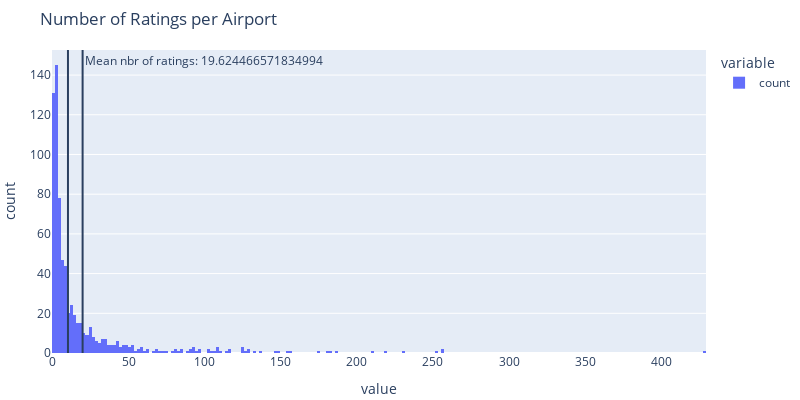

Notebook cell for this chart:
### Markdown cell above
Many airports have very few ratings. what's the distribution?

### Code cell
fig = px.histogram(airport_avg_ranking['count'].reset_index()['count'], nbins=250, 
                   width=800, height=400, title = 'Number of Ratings per Airport')
fig.add_vline(x=10)
mean_nbr_of_ratings = airport_avg_ranking['count'].reset_index()['count'].mean()
fig.add_vline(x=mean_nbr_of_ratings, annotation_text="Mean nbr of ratings: "+str(mean_nbr_of_ratings))
fig.update_layout(
    margin={"r": 5, "t": 50, "l": 5, "b": 5}
)
#fig.show('png')

### Figure 1 — Plotly figure (JSON) as saved in the notebook; plotly's stock layout.template omitted (floating-point values rounded to 4 significant figures; data arrays with more than 128 entries replaced by an {"elided": "..."} marker saying what was removed)
{"data": [{"alignmentgroup": "True", "bingroup": "x", "hovertemplate": "variable=count<br>value=%{x}<br>count=%{y}<extra></extra>", "legendgroup": "count", "marker": {"color": "#636efa", "pattern": {"shape": ""}}, "name": "count", "nbinsx": 250, "offsetgroup": "count", "orientation": "v", "showlegend": true, "type": "histogram", "x": {"elided": "703 int values"}, "xaxis": "x", "yaxis": "y"}], "layout": {"annotations": [{"showarrow": false, "text": "Mean nbr of ratings: 19.624466571834994", "x": 19.62, "xanchor": "left", "xref": "x", "y": 1, "yanchor": "top", "yref": "y domain"}], "barmode": "relative", "dragmode": "pan", "height": 400, "legend": {"title": {"text": "variable"}, "tracegroupgap": 0}, "margin": {"b": 5, "l": 5, "r": 5, "t": 50}, "shapes": [{"type": "line", "x0": 10, "x1": 10, "xref": "x", "y0": 0, "y1": 1, "yref": "y domain"}, {"type": "line", "x0": 19.62, "x1": 19.62, "xref": "x", "y0": 0, "y1": 1, "yref": "y domain"}], "title": {"text": "Number of Ratings per Airport"}, "width": 800, "xaxis": {"anchor": "y", "autorange": true, "domain": [0, 1], "range": [-0.5, 429.5], "showspikes": false, "title": {"text": "value"}, "type": "linear"}, "yaxis": {"anchor": "x", "autorange": true, "domain": [0, 1], "range": [0, 152.6], "showspikes": false, "title": {"text": "count"}}}}
